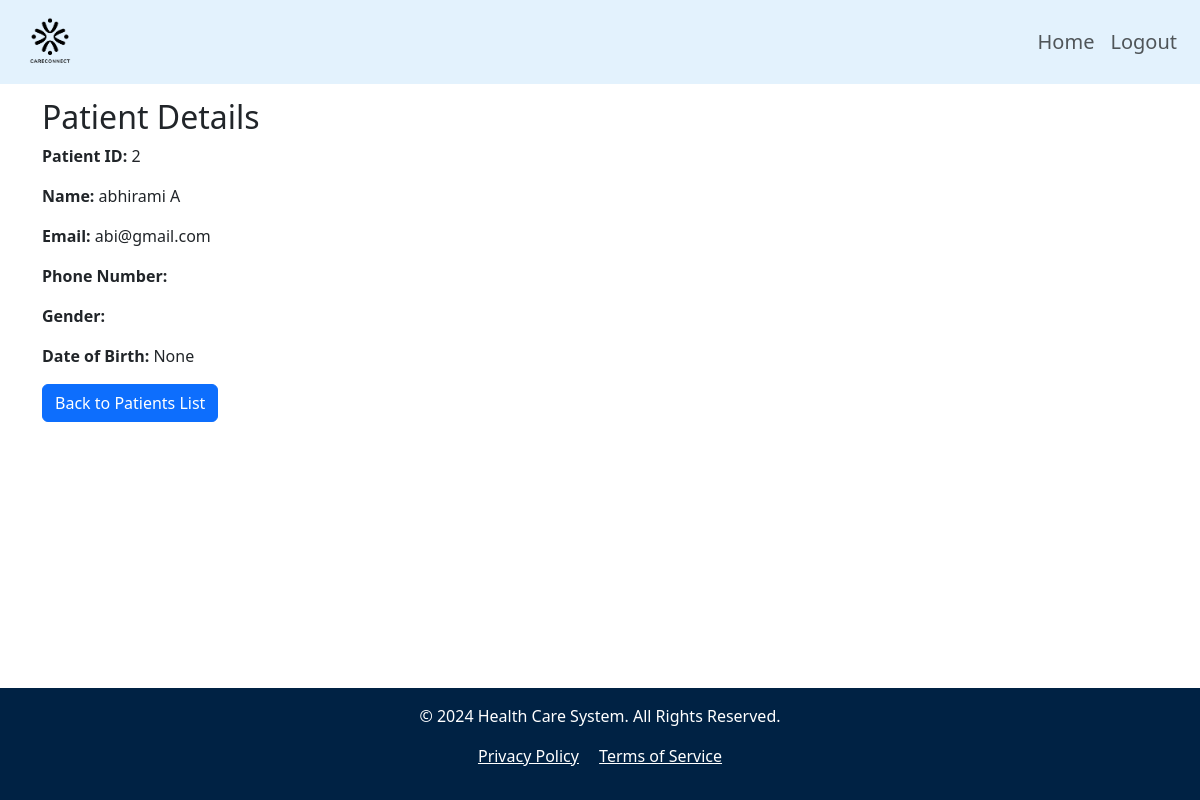
Page /admin_patient_view/2/ (signed in) on the committed database.
### patientapp/models.py (models this page shows, shortened)
class PatientProfile(models.Model):
    user = models.OneToOneField(User, on_delete=models.CASCADE)
    phone_number = models.CharField(max_length=20)
    date_of_birth = models.DateField(null=False)
    gender = models.CharField(max_length=10, choices=[('Male', 'Male'), ('Female', 'Female'), ('Other', 'Other')])

### patientapp/views.py (the view)
# urls.py: path('admin_patient_view/<int:patient_id>/', views.view_patient, name='view_patient'),
@login_required
@user_passes_test(is_admin_or_staff)
def view_patient(request, patient_id):
    patient = get_object_or_404(PatientProfile, id=patient_id)
    return render(request, 'admin/view_patient_details.html', {'patient': patient})

### patientapp/views.py (called while the page is built)
def is_admin_or_staff(user):
    return user.is_authenticated and user.is_staff  # Ensures only staff users can access

### templates/admin/view_patient_details.html
{% extends 'admin/admin_dashboard.html' %}
{% block content %}
    <div class="container mt-4">
        <h2>Patient Details</h2>
        <p><strong>Patient ID:</strong> {{ patient.id }}</p>
        <p><strong>Name:</strong> {{ patient.user.first_name }} {{ patient.user.last_name }}</p>
        <p><strong>Email:</strong> {{ patient.user.email }}</p>
        <p><strong>Phone Number:</strong> {{ patient.phone_number }}</p>
        <p><strong>Gender:</strong> {{ patient.gender }}</p>
        <p><strong>Date of Birth:</strong> {{ patient.date_of_birth }}</p>
        <a href="{% url 'admin_patients' %}" class="btn btn-primary">Back to Patients List</a>
    </div>
{% endblock %}

### static/assets/css/styles.css (style rules this page uses)
html { scroll-behavior: smooth; }
body { margin: 0; padding: 0; display: flex; flex-direction: column; min-height: 100vh; padding-top: 40px; }

### rows in the picture
PatientProfile: id "2", user.first_name "abhirami", user.last_name "A", user.email "abi@gmail.com", date_of_birth "None"
